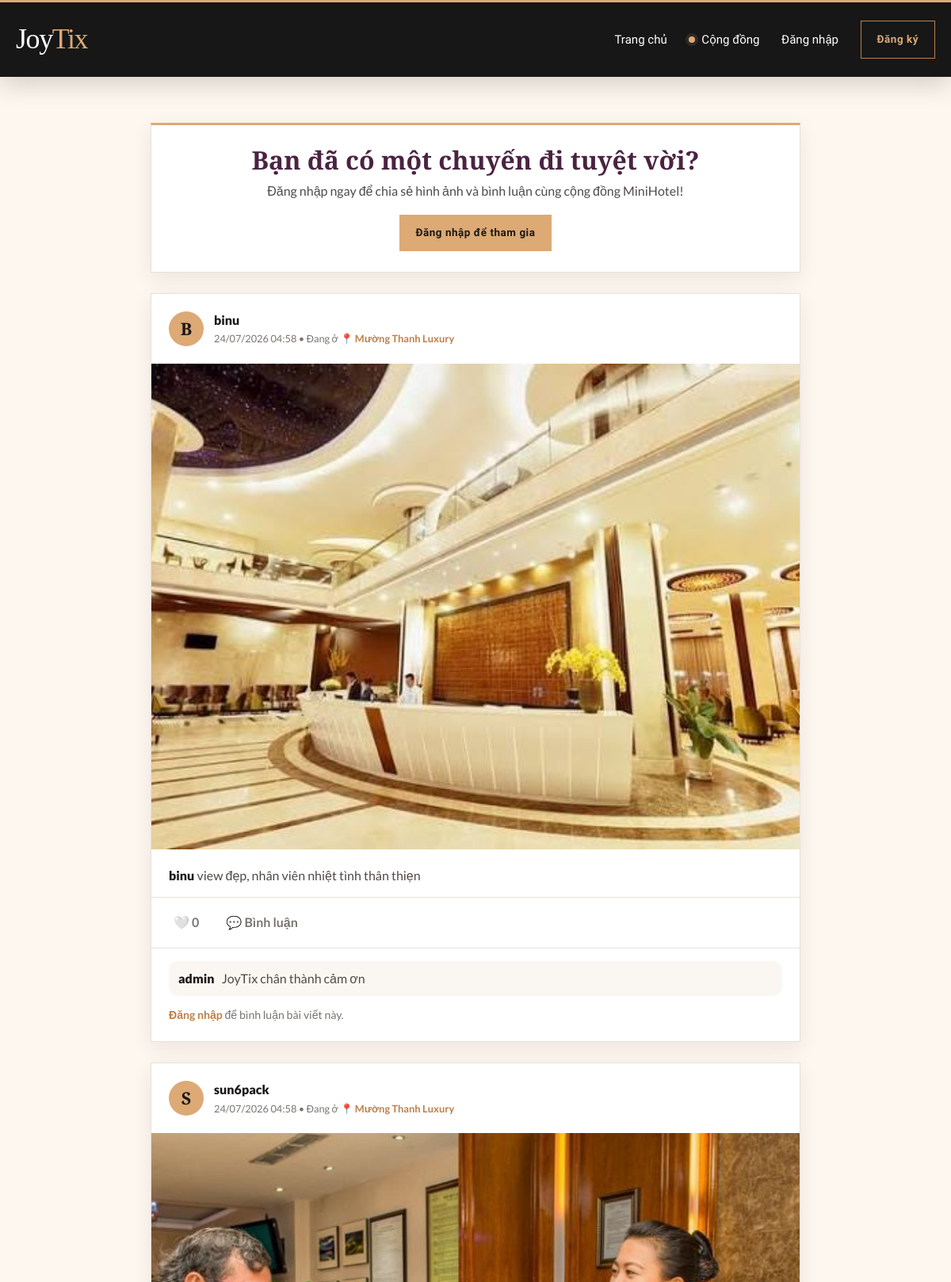
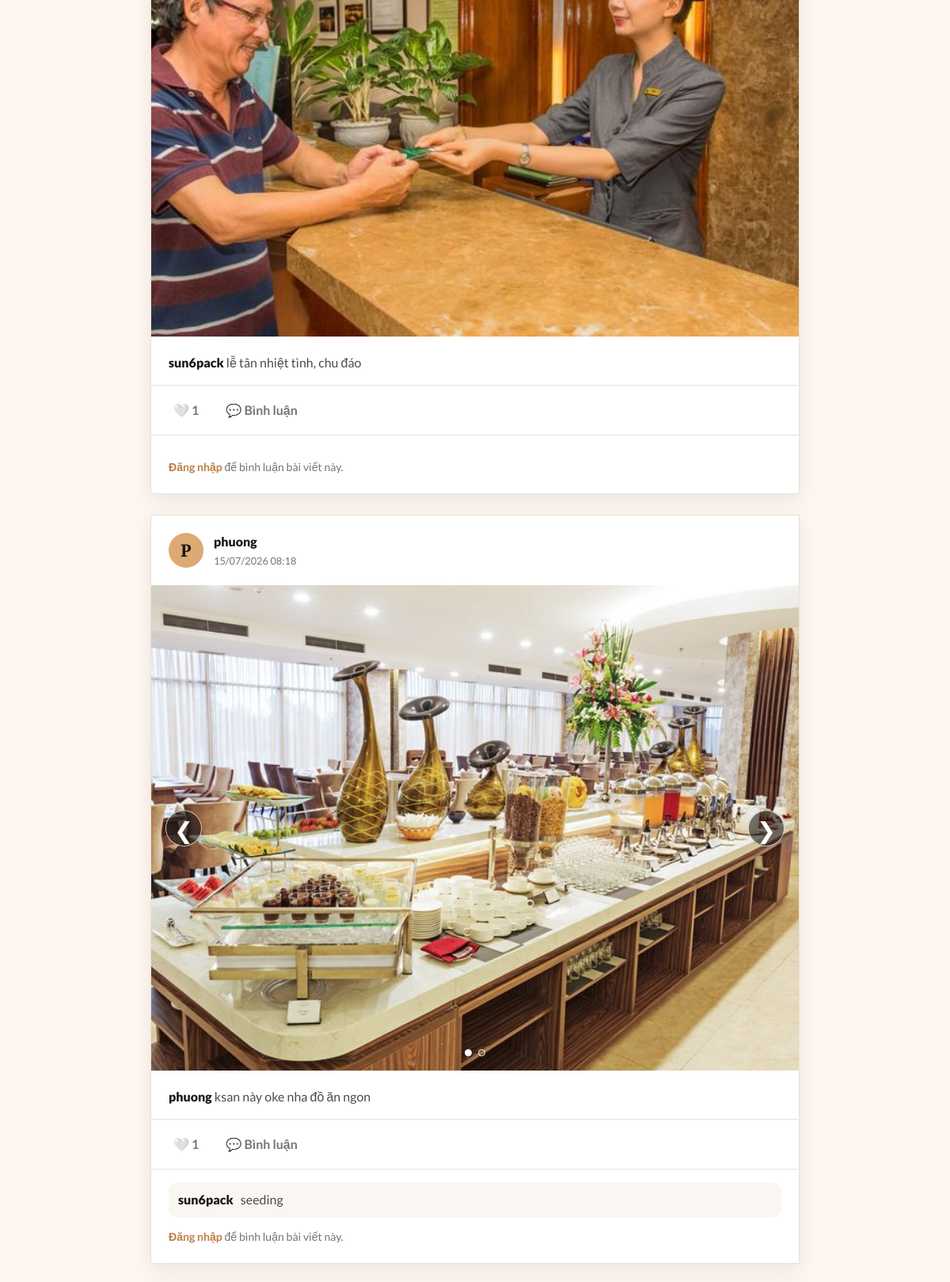
The page /community.php (upper part) on the database its author committed (2 pictures, top to bottom).
### tables this page shows
CREATE TABLE `feed_posts` (
  `id` int(11) NOT NULL AUTO_INCREMENT,
  `author_name` varchar(100) NOT NULL,
  `author_id` int(11) DEFAULT NULL,
  `hotel_id` int(11) DEFAULT NULL COMMENT 'Khách sạn được review',
  `content` text NOT NULL,
  `likes_count` int(11) DEFAULT 0,
  `created_at` timestamp NOT NULL DEFAULT current_timestamp(),
  PRIMARY KEY (`id`),
  KEY `author_id` (`author_id`),
  KEY `hotel_id` (`hotel_id`),
  CONSTRAINT `feed_posts_ibfk_1` FOREIGN KEY (`author_id`) REFERENCES `users` (`id`) ON DELETE SET NULL,
  CONSTRAINT `feed_posts_ibfk_2` FOREIGN KEY (`hotel_id`) REFERENCES `hotels` (`id`) ON DELETE SET NULL
);

CREATE TABLE `hotels` (
  `id` int(11) NOT NULL AUTO_INCREMENT,
  `name` varchar(150) NOT NULL,
  `address` varchar(255) DEFAULT NULL,
  `phone` varchar(25) DEFAULT NULL,
  `star_rating` decimal(2,1) DEFAULT 3.0,
  `vibe` varchar(50) DEFAULT NULL,
  `description` text DEFAULT NULL,
  PRIMARY KEY (`id`)
);

CREATE TABLE `feed_comments` (
  `id` int(11) NOT NULL AUTO_INCREMENT,
  `post_id` int(11) NOT NULL,
  `author_name` varchar(100) NOT NULL,
  `content` text NOT NULL,
  `created_at` timestamp NOT NULL DEFAULT current_timestamp(),
  PRIMARY KEY (`id`),
  KEY `post_id` (`post_id`),
  CONSTRAINT `feed_comments_ibfk_1` FOREIGN KEY (`post_id`) REFERENCES `feed_posts` (`id`) ON DELETE CASCADE
);

### includes/bootstrap.php (called while the page is built, shortened)
<?php
function e(mixed $value): string
{
    return htmlspecialchars((string) $value, ENT_QUOTES | ENT_SUBSTITUTE, 'UTF-8');
}

### community.php (the view, shortened to what this page needs)
<?php
require_once 'includes/bootstrap.php';
$is_logged_in = isset($_SESSION['user_id']);
$current_username = $is_logged_in ? $_SESSION['username'] : '';
$hotels = $pdo->query("SELECT id, name FROM hotels")->fetchAll(PDO::FETCH_ASSOC);
$posts = $pdo->query("SELECT p.*, h.name as hotel_name FROM feed_posts p LEFT JOIN hotels h ON p.hotel_id = h.id ORDER BY p.id DESC")->fetchAll(PDO::FETCH_ASSOC);
$post_ids = array_column($posts, 'id');
$images_by_post = [];
$comments_by_post = [];
$liked_post_ids = [];
if (!empty($post_ids)) {
    $placeholders = implode(',', array_fill(0, count($post_ids), '?'));
    $stmt_images = $pdo->prepare("SELECT * FROM feed_post_images WHERE post_id IN ($placeholders) ORDER BY id ASC");
    $stmt_images->execute($post_ids);
    $images = $stmt_images->fetchAll(PDO::FETCH_ASSOC);
    foreach ($images as $img) {
        $images_by_post[$img['post_id']][] = $img['image_url'];
    }
    $stmt_comments = $pdo->prepare("SELECT * FROM feed_comments WHERE post_id IN ($placeholders) ORDER BY id ASC");
    $stmt_comments->execute($post_ids);
    foreach ($stmt_comments->fetchAll(PDO::FETCH_ASSOC) as $comment) {
        $comments_by_post[$comment['post_id']][] = $comment;
    }
}
require_once 'includes/header.php';
?>
<div class="feed-container">
    <?php if ($is_logged_in): ?>
        <div class="post-card community-composer">
            <div class="community-composer__author">
                <div class="avatar"><?= e(mb_strtoupper(mb_substr($current_username, 0, 1))) ?></div>
                <span class="community-composer__greeting">Cùng chia sẻ trải nghiệm của bạn, <b><?= htmlspecialchars($current_username) ?></b>!</span>
            </div>
            <form action="" method="POST" enctype="multipart/form-data">
                <?= csrf_field() ?>
                <select name="hotel_id" class="community-composer__field">
                    <option value="">-- Gắn thẻ khách sạn (Tùy chọn) --</option>
                    <?php foreach($hotels as $h): ?>
                        <option value="<?= $h['id'] ?>"><?= htmlspecialchars($h['name']) ?></option>
                    <?php endforeach; ?>
                </select>
                <textarea name="content" rows="3" placeholder="Góc view phòng hôm nay thế nào?" required class="community-composer__field community-composer__content"></textarea>
                <div id="image-preview-container" class="preview-grid"></div>
                <div class="community-composer__actions">
                    <input type="file" name="post_images[]" id="post_images" accept="image/*" multiple class="community-composer__file">
                    <button type="submit" name="submit_post" class="btn-primary community-composer__submit">Đăng bài</button>
                </div>
            </form>
        </div>
    <?php else: ?>
        <div class="login-overlay">
            <h3 class="login-overlay__title">Bạn đã có một chuyến đi tuyệt vời?</h3>
            <p class="login-overlay__description">Đăng nhập ngay để chia sẻ hình ảnh và bình luận cùng cộng đồng MiniHotel!</p>
            <a href="auth.php?action=login" class="btn-primary login-overlay__link">Đăng nhập để tham gia</a>
        </div>
    <?php endif; ?>
    <?php foreach($posts as $post): ?>
    <div class="post-card" id="post-<?= (int) $post['id'] ?>">
        <div class="post-header">
            <div class="avatar"><?= e(mb_strtoupper(mb_substr($post['author_name'], 0, 1))) ?></div>
            <div>
                <div class="author-name"><?= htmlspecialchars($post['author_name']) ?></div>
                <div class="post-time">
                    <?= date('d/m/Y H:i', strtotime($post['created_at'])) ?>
                    <?php if($post['hotel_name']): ?>
                        • Đang ở <a href="detail.php?id=<?= $post['hotel_id'] ?>" class="hotel-tag">📍 <?= htmlspecialchars($post['hotel_name']) ?></a>
                    <?php endif; ?>
                </div>
            </div>
        </div>
        <?php
        $post_images = $images_by_post[$post['id']] ?? [];
        if (!empty($post_images)):
        ?>
            <div class="post-images-slider-wrapper">
                <div class="post-images-slider" id="slider-<?= $post['id'] ?>">
                    <?php foreach ($post_images as $index => $img): ?>
                        <div class="slide-item">
                            <img src="<?= htmlspecialchars($img) ?>" alt="Ảnh bài đăng <?= $index + 1 ?>">
                        </div>
                    <?php endforeach; ?>
                </div>
                <?php if (count($post_images) > 1): ?>
                    <button class="slider-btn prev" onclick="moveSlider(<?= $post['id'] ?>, -1)">&#10094;</button>
                    <button class="slider-btn next" onclick="moveSlider(<?= $post['id'] ?>, 1)">&#10095;</button>
                    <div class="slider-dots">
                        <?php foreach ($post_images as $index => $img): ?>
                            <span class="dot <?= $index === 0 ? 'active' : '' ?>" onclick="currentSlide(<?= $post['id'] ?>, <?= $index ?>)"></span>
                        <?php endforeach; ?>
                    </div>
                <?php endif; ?>
            </div>
        <?php endif; ?>
        <div class="post-content">
            <span class="author-name"><?= htmlspecialchars($post['author_name']) ?></span>
            <?= nl2br(htmlspecialchars($post['content'])) ?>
        </div>
        <div class="post-actions">
            <?php if ($is_logged_in): ?>
                <button class="btn-action btn-like <?= in_array((int) $post['id'], $liked_post_ids, true) ? 'is-liked' : '' ?>" data-id="<?= $post['id'] ?>" aria-pressed="<?= in_array((int) $post['id'], $liked_post_ids, true) ? 'true' : 'false' ?>">
                    ❤️ <span class="like-count"><?= $post['likes_count'] ?></span>
                </button>
            <?php else: ?>
                <button class="btn-action" onclick="alert('Vui lòng đăng nhập để thả tim!');">
                    🤍 <span class="like-count"><?= $post['likes_count'] ?></span>
                </button>
            <?php endif; ?>
            <span class="btn-action">💬 Bình luận</span>
        </div>
        <div class="comment-section">
            <?php
            $comments = $comments_by_post[$post['id']] ?? [];
            foreach($comments as $cmt):
            ?>
                <div class="comment-item">
                    <span class="comment-author"><?= htmlspecialchars($cmt['author_name']) ?></span>
                    <span><?= htmlspecialchars($cmt['content']) ?></span>
                </div>
            <?php endforeach; ?>
            <?php if ($is_logged_in): ?>
                <form action="" method="POST" class="comment-input-group">
                    <?= csrf_field() ?>
                    <input type="hidden" name="post_id" value="<?= $post['id'] ?>">
                    <input type="text" name="comment_content" class="comment-input" placeholder="Thêm bình luận..." required autocomplete="off">
                    <button type="submit" name="submit_comment" class="btn-post-cmt">Đăng</button>
                </form>
            <?php else: ?>
                <div class="community-comment-login">
                    <a href="auth.php?action=login">Đăng nhập</a> để bình luận bài viết này.
                </div>
            <?php endif; ?>
        </div>
    </div>
    <?php endforeach; ?>
</div>
<?php require_once 'includes/footer.php'; ?>

### css/base.css (style rules this page uses)
:root { --color-accent: #dda975; --color-accent-dark: #bd7f49; --color-accent-soft: #f4e1cd; --color-ink: #191817; --color-heading: #4b2342; --color-text: #4f4a47; --color-muted: #7a7470; --color-line: #e8e1da; --color-surface: #ffffff; --color-surface-soft: #faf7f3; --color-page: #fef7ef; --color-danger: #b54747; --color-success: #2f7d59; --shadow-sm: 0 8px 24px rgba(40, 29, 23, 0.08); --shadow-md: 0 18px 50px rgba(40, 29, 23, 0.13); --radius-sm: 8px; --radius-md: 16px; --radius-lg: 24px; --font-body: "Lato", Arial, sans-serif; --font-display: "Cormorant Garamond", Georgia, serif; --font-label: "Oswald", Arial, sans-serif; --container: 1200px; }
*, *::before, *::after { box-sizing: border-box; }
html { scroll-behavior: smooth; }
body { min-height: 100vh; margin: 0; display: flex; flex-direction: column; background: var(--color-page); color: var(--color-text); font-family: var(--font-body); font-size: 16px; line-height: 1.65; -webkit-font-smoothing: antialiased; }
img { display: block; max-width: 100%; }
a { color: inherit; text-decoration: none; }
button, input, select, textarea { color: inherit; font: inherit; }
button, [type="submit"] { cursor: pointer; }
h1, h2, h3, p { margin-top: 0; }
h1, h2, h3 { color: var(--color-ink); font-family: var(--font-display); line-height: 1.14; }
.btn-primary, .btn-outline, .btn-register, .hotel-detail-link { min-height: 44px; display: inline-flex; align-items: center; justify-content: center; border-radius: 0; padding: 11px 20px; border: 1px solid transparent; font-family: var(--font-label); font-size: 0.84rem; font-weight: 600; letter-spacing: 0.04em; text-align: center; transition: background 180ms ease, border-color 180ms ease, color 180ms ease, transform 180ms ease; }
.btn-primary, .hotel-detail-link { background: var(--color-accent); color: var(--color-ink); }

### rows shown on the page
feed_posts: author_name "B", author_name "binu", created_at "24/07/2026 04:58", hotel.name "Mường Thanh Luxury", shows a picture, content "view đẹp, nhân viên nhiệt tình thân thiẹn", likes_count "0"
feed_comments: author_name "admin", content "JoyTix chân thành cảm ơn"
feed_posts: author_name "S", author_name "sun6pack", created_at "24/07/2026 04:58", hotel.name "Mường Thanh Luxury", shows a picture, content "lễ tân nhiệt tình, chu đáo", likes_count "1"
feed_posts: author_name "P", author_name "phuong", created_at "15/07/2026 08:18", content "ksan này oke nha đồ ăn ngon", likes_count "1"
feed_comments: author_name "sun6pack", content "seeding"
